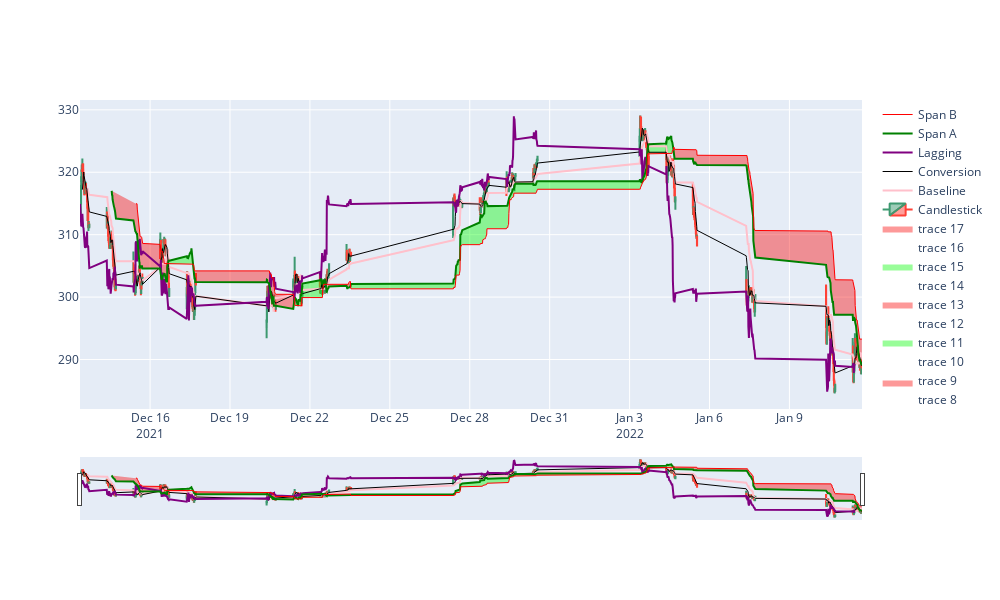

The notebook cell this image was saved under:
### Code cell
# Kinnevik B
get_ichimoku("KINV-B.ST", "1mo", "15m")
